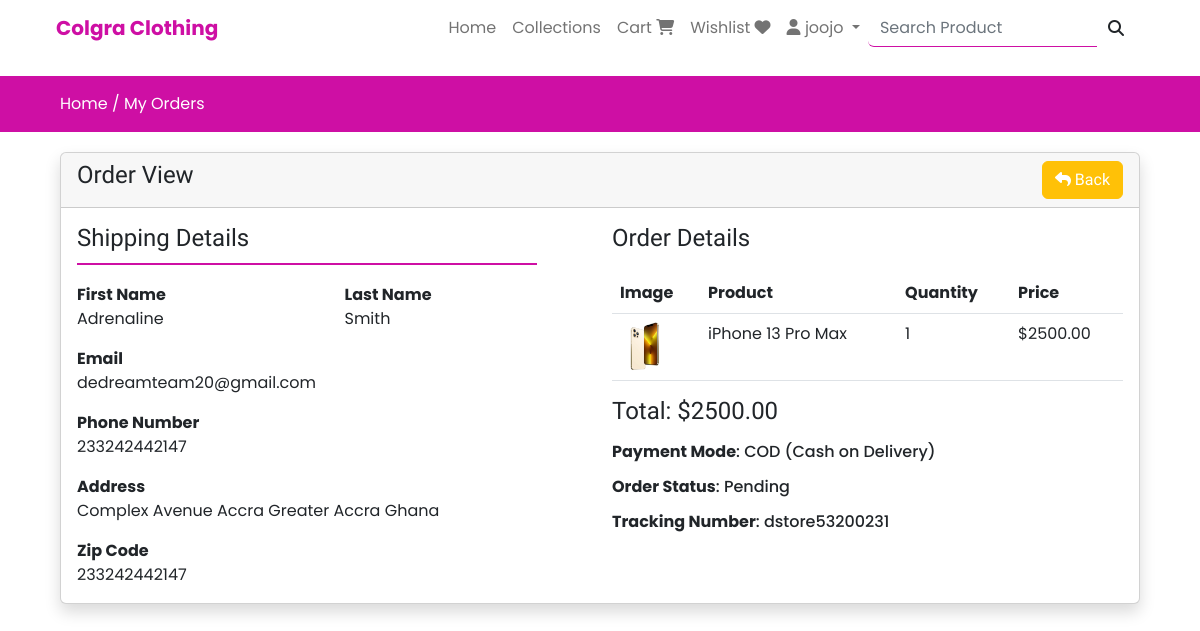
The app's page /view-order/dstore53200231 (signed in) with its own data.
### store/models.py (models this page shows, shortened)
class CustomUser(AbstractUser):
    first_name = models.CharField(max_length=250, null=False, blank=False)
    last_name = models.CharField(max_length=250, null=False, blank=False)
    email = models.EmailField(max_length=250, null=False, blank=False)
    password1 = models.CharField(max_length=250, null=False, blank=False)
    password2 = models.CharField(max_length=250, null=False, blank=False)
    phone_number = models.PositiveIntegerField(null=True, blank=False)

class Order(models.Model):
    user = models.ForeignKey(CustomUser, on_delete=models.CASCADE)
    fname = models.CharField(max_length=150, null=False)
    lname = models.CharField(max_length=150, null=False)
    email = models.EmailField(max_length=150, null=False)
    phone = models.PositiveIntegerField(null=False)
    address = models.TextField(null=False)
    city = models.CharField(max_length=150, null=False)
    state = models.CharField(max_length=150, null=False)
    country = models.CharField(max_length=150, null=False)
    pincode = models.CharField(max_length=150, null=False)
    total_price = models.FloatField(null=False)
    payment_mode = models.CharField(max_length=150, null=False)
    payment_id = models.CharField(max_length=250, null=True)
    order_statuses = (
        ('Pending', 'Pending'),
        ('Out for Shipping', 'Out for Shipping'),
        ('Completed', 'Completed')
    )
    status = models.CharField(max_length=50, choices=order_statuses, default="Pending")
    message = models.TextField(null=True)
    tracking_number = models.CharField(max_length=150, null=True)
    created_at = models.DateTimeField(auto_now_add=True)
    updated_at = models.DateTimeField(auto_now=True)

class OrderItem(models.Model):
    order = models.ForeignKey(Order, on_delete=models.CASCADE)
    product = models.ForeignKey(Product, on_delete=models.CASCADE)
    price = models.FloatField(null=False)
    tracking_number = models.CharField(max_length=150, null=True)
    quantity = models.PositiveIntegerField(null=False)

class Product(models.Model):
    category = models.ForeignKey(Category, on_delete=models.CASCADE)
    name = models.CharField(max_length=250, null=False, blank=True)
    product_image = models.ImageField(upload_to=get_file_path, null=True, blank=True)
    description = models.TextField(max_length=600, null=False, blank=False)
    quantity = models.PositiveIntegerField(null=False, blank=False)
    original_price = models.FloatField(null=False, blank=False)
    selling_price = models.FloatField(null=False, blank=False)
    status = models.BooleanField(default=False, help_text="0=default, 1=Hidden")
    trending = models.BooleanField(default=False, help_text="0=default, 1=Trending")
    tag = models.CharField(max_length=150, null=False, blank=False)
    meta_title = models.CharField(max_length=150, null=False, blank=False)
    meta_keywords = models.CharField(max_length=150, null=False, blank=False)
    meta_description = models.CharField(max_length=150, null=False, blank=False)
    created_at = models.DateTimeField(auto_now_add=True)

### store/orders/orderviews.py (the view)
# urls.py: path('view-order/<str:t_no>', orderviews.view_order, name='view_order'),
def view_order(request, t_no):
    order = models.Order.objects.filter(tracking_number=t_no).filter(user=request.user).first()
    order_items = models.OrderItem.objects.filter(order=order)
    context = {'order_items':order_items, 'order':order}
    return render(request, 'store/layouts/view-order.html', context)

### store/templates/store/layouts/view-order.html (shortened to what this page needs)
{% extends 'store/layouts/base.html' %}
{% block content %}
<div class="py-3" style="background-color: #ce0fa4; margin: 20px 0">
    <div style="color:white;" class="my-container">
    <a style="color:white;" href="{% url 'home' %}">Home /</a>
    <a style="color:white;" href="{% url 'orders' %}"> My Orders</a>
    </div>
</div>
<div class="my-container mt-3">
    <div class="row">
        <div class="col-md-12">
            <div class="card shadow">
                <div class="card-header">
                    <h4 class="mb-0">
                        Order View
                        <a class="btn btn-warning float-end text-white" href="{% url 'orders' %}"> <i class="fa fa-reply"></i>  Back</a>
                </div>
                <div class="card-body">
                    <div class="row">
                        <div class="col-md-6">
                            <h4>Shipping Details</h4>
                            <div class="view-order-hr"></div>
                            <div class="row">
                                <div class="col-md-6">
                                    <label class="mt-2" for=""><strong>First Name</strong></label>
                                    <div>
                                        {{order.fname}}
                                    </div>
                                </div>
                                <div class="col-md-6">
                                    <label class="mt-2" for=""><strong>Last Name</strong></label>
                                    <div class="mb-2">
                                        {{order.lname}}
                                    </div>
                                </div>
                            </div>
                            <label class="mt-2" for=""><strong>Email</strong></label>
                            <div class="mb-2">
                                {{order.email}}
                            </div>
                            <label class="mt-2" for=""><strong>Phone Number</strong></label>
                            <div class="mb-2">
                                {{order.phone}}
                            </div>
                            <label class="mt-2" for=""><strong>Address</strong></label>
                            <div class="mb-2">
                                {{order.address}}
                                {{order.city}}
                                {{order.state}}
                                {{order.country}}
                            </div>
                            <label class="mt-2" for=""><strong>Zip Code</strong></label>
                            <div class="last-order-detail">
                                {{order.phone}}
                            </div>
                        </div>
                        <div class="col-md-6">
                            <h4 style="margin-bottom: 20px;">Order Details</h4>
                            <table class="table">
                                <thead>
                                    <tr>
                                        <th>Image</th>
                                        <th>Product</th>
                                        <th>Quantity</th>
                                        <th>Price</th>
                                    </tr>
                                </thead>
                                <tbody>
                                    {% for item in order_items %}
                                        <tr>
                                            <td>
                                                <img src="{{item.product.product_image.url}}" alt="" height="50px" width="50px">
                                            </td>
                                            <td>{{item.product.name}}</td>
                                            <td>{{item.quantity}}</td>
                                            <td>${{item.price|floatformat:2}}</td>
                                        </tr>
                                    {% endfor %}
                                </tbody>
                            </table>
                            <h4 class="mb-3">Total: ${{order.total_price|floatformat:2}}</h4>
                            <h6 class="mb-3"><strong>Payment Mode</strong>: {{order.payment_mode}} {% if order.payment_mode == "COD" %}(Cash on Delivery){% endif %}</h6>
                            <h6 class="mb-3"><strong>Order Status</strong>: {{order.status}}</h6>
                            <h6 class="mb-3"><strong>Tracking Number</strong>: {{order.tracking_number}}</h6>
                        </div>
                    </div>
                </div>
            </div>
        </div>
    </div>
</div>
{% endblock content %}

### store/templates/store/inc/navbar.html (shortened to what this page needs)
<nav class="navbar navbar-expand-lg navbar-light px-sm-2">
        <div class="container-fluid px-lg-5 px-md-4 px-sm-4">
          <a style="color: #CE0FA4" class="navbar-brand" href="{% url 'home'%}"><b>Colgra Clothing</b></a>
      <div class="collapse navbar-collapse mx-2" id="navbarNav">
        <ul class="navbar-nav ms-auto">
          <li class="nav-item">
            <a class="nav-link {% if request.resolver_match.url_name == 'home' %}active fw-bold{% endif %}" aria-current="page" href="{% url 'home'%}">Home</a>
          </li>
          <li class="nav-item">
            <a class="nav-link {% if request.resolver_match.url_name == 'collections' %}active fw-bold{% endif %}" href="{% url 'collections' %}">Collections</a>
          </li>
          <li><a class="nav-link {% if request.resolver_match.url_name == 'cart' %}active fw-bold{% endif %}" href="{% url 'cart' %}">Cart <i class="fa-solid fa-cart-shopping"></i></a></li>
            <li><a class="nav-link {% if request.resolver_match.url_name == 'wishlist' %}active fw-bold{% endif %}" href="{% url 'wishlist' %}">Wishlist <i class="fa-solid fa-heart"></i></a></li>
          {% if request.user.is_authenticated %}
          <li class="nav-item dropdown">
            <a class="nav-link dropdown-toggle" href="#" id="navbarDropdownMenuLink" role="button" data-bs-toggle="dropdown" aria-expanded="false">
              <i class="fa-solid fa-user"></i> {{request.user.username|truncatechars:5}}
            </a>
          </li>
          {% endif %}
        </ul>
        <div class="search-bar">
          <form action="{% url 'search-product' %}" method="post">
          <div class="input-group">
            <input style="background-color:transparent; border:none; border-bottom: 1px solid #CE0FA4; box-shadow: none;" required name="prod_search" type="search" class="form-control search_input" id ="search-product" placeholder="Search Product">
            <button style="background-color:transparent; border:none; " type="submit" class="input-group-text"> <i class="fa fa-search"></i> </button>
          </div>
        </form>
        </div>
      </div>
    </div>
  </nav>

### static/css/custom.css (style rules this page uses)
.my-container { padding-left: 60px; padding-right: 60px; }
.search-bar { width: 30% !important; }
.view-order-hr { width: 90%; background-color: #ce0fa4; height: 2px; margin: 10px 0 10px 0; }

### store/templates/store/layouts/base.html (style rules this page uses)
a { text-decoration:none; }
body { font-family: 'Poppins', sans-serif; }
h1,h2,h3,h4,h5 { font-family: 'Nuosu SIL', serif; }

### records on screen
CustomUser: user.username "joojo"
Order: fname "Adrenaline", lname "Smith", email "dedreamteam20@gmail.com", phone "233242442147", address "Complex Avenue", city "Accra", state "Greater Accra", country "Ghana", total_price "2500.00", payment_mode "COD", status "Pending", tracking_number "dstore53200231"
OrderItem: product.product_image (picture), product.name "iPhone 13 Pro Max", quantity "1", price "2500.00"
